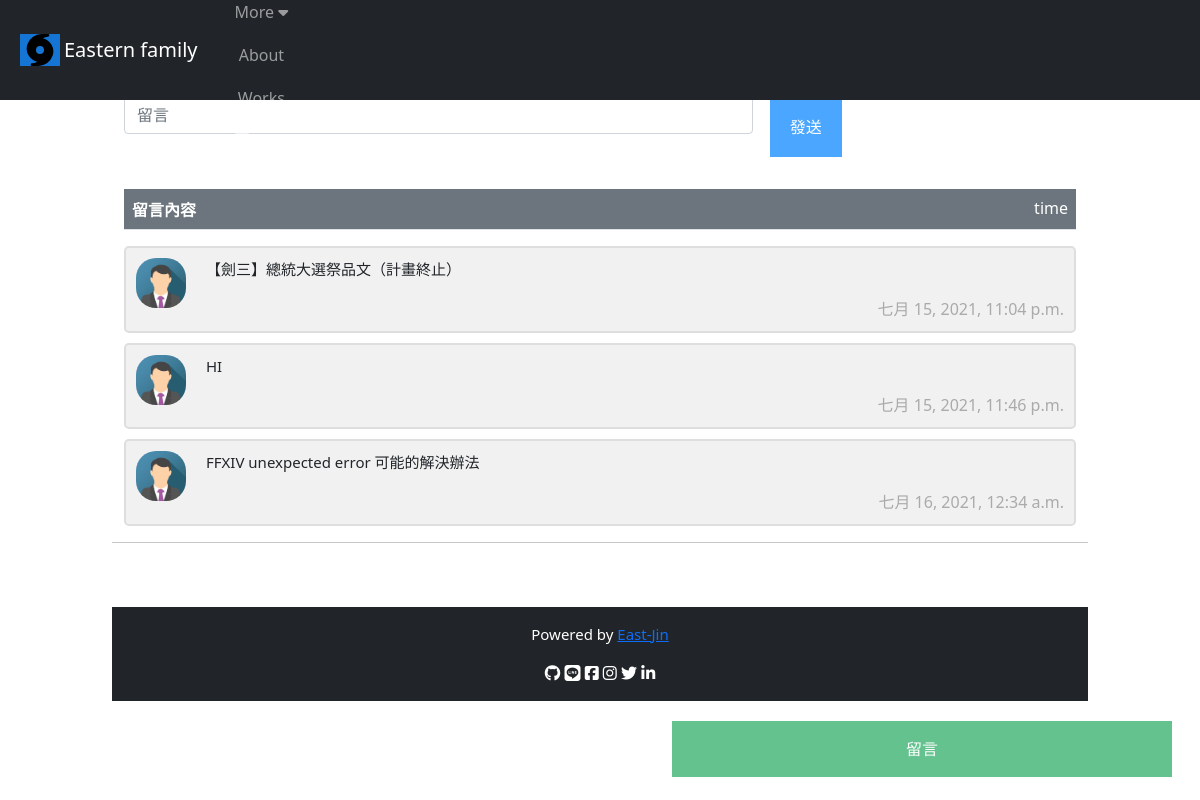
Page /note/ (signed in) on the earlier database version.
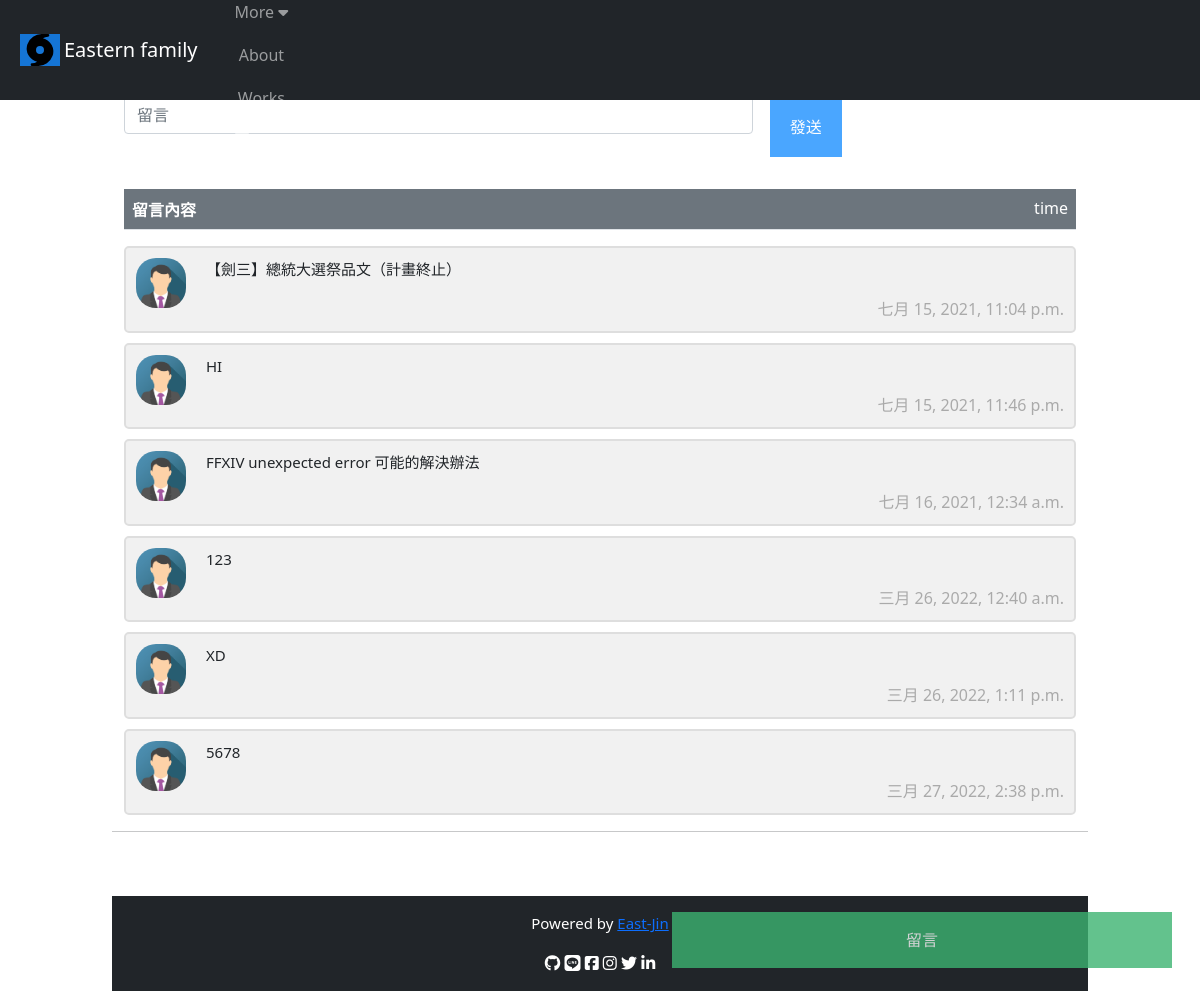
Same page on the later database version.
### mysite/models.py (models this page shows, shortened)
class Note(models.Model):
    title = models.CharField(max_length=300)
    pub_date = models.DateTimeField(default=timezone.now)

### mysite/views.py (the view)
# urls.py: path('note/', views.note),
@login_required(login_url="/login") #未登入就要求登入
def note(request): #留言板
	notes = Note.objects.all()
	return render(request, 'note.html', locals())

### templates/note.html (shortened to what this page needs)
﻿{% extends "base.html" %}
{% load static %}
{% block main %}
    <div class="container-sm mt-5">
        <form action="/addnote" method='POST' class="row g-3 pt-3">
            <div class="col-md-8">
                <input type="text" name="title" class="form-control" placeholder="留言" aria-labelby="title" size=20>
            </div>
            <div class="col-auto">
                <button type="submit" class="w3-padding bottonSub mb-3" style="font-size:16px">發送</button>
            </div>
        </form>
        <table class="table table-hover">
            <tr class="p-3 mb-2 bg-secondary text-white"><th scope="row">留言內容</th><td align="right">time</td></tr>
        </table>
        {% for note in notes %}
        <div class="container">
            <img src="{% static 'media/img/img_avatar.png' %}" alt="Avatar" class="avatar" style="width:100%;">
            <p>{{ note.title }}</p>
            <span class="time-right">{{ note.pub_date }}</span>
        </div>
        {% endfor %}
        <button class="open-button" onclick="openForm()">留言</button>
    </div>
    {% endblock %}

### templates/base.html (shortened to what this page needs)
﻿<!doctype html>
<html>
<head>
    {% load static %}
    <link rel="stylesheet" href="{% static 'css/bootstrap.min.css' %}">
</head>
        <body class="container-fluid mt-2">
            {% include "menu.html" %}
            {% block main %} {% endblock %}
            <hr>
            {% include "footer.html" %}
    </body>
</html>

### templates/menu.html (shortened to what this page needs)
{% load static %}
<nav class="navbar navbar-expand bg-dark navbar-dark fixed-top" style="max-height:100px">
    <div class="container-fluid">
        <a class="navbar-brand" href="#">
            <div class="d-flex align-items-center text-white rounded mx-2">
                <img class="d-inline-block bg-blue" src="{% static 'svg/logo.svg' %}" alt="logo" width="40" height="32">
                <div class="lh-1">
                    <span class="h5 text-white mx-1">Eastern family</span>
                </div>
            </div>
        </a>
        <div class="collapse navbar-collapse navbar-nav" id="navbarContent">
            <div class="w3-bar text-white">
                <li class="nav-item w3-dropdown-hover dropdown">
                    <button class="nav-link w3-padding btn" title="More">More <i class="fa fa-caret-down"></i></button>
                </li>
                <li class="nav-item">
                    <a href="/about" class="nav-link w3-bar-item btn botton w3-padding">About</a>
                </li>
                <li class="nav-item">
                    <a href="/photos" class="nav-link w3-bar-item btn botton w3-padding">Works</a>
                </li>
                <li class="nav-item d-flex align-items-center w3-right">
                    <a class="nav-link w3-bar-item btn botton w3-padding" data-bs-toggle="offcanvas" data-bs-target="#rOffcanvas" data-bs-toggle="tooltip" data-bs-placement="Bottom" title="MENU"><i class="fa fa-bars"></i></a>
                </li>
                <li class="nav-link w3-bar-item w3-right w3-padding">
                </li>
            </div>
        </div>
    </div>
</nav>

### templates/footer.html
﻿<div class="mt-4 p-3 bg-dark text-white text-center
     ">
    <p>Powered by <a href="/about/" target="_blank">East-Jin</a></p>
    <i class="fab fa-github w3-hover-opacity"></i>
    <i class="fab fa-line w3-hover-opacity"></i>
    <i class="fa fa-facebook-square w3-hover-opacity"></i>
    <i class="fa fa-instagram w3-hover-opacity"></i>
    <i class="fa fa-twitter w3-hover-opacity"></i>
    <i class="fa fa-linkedin w3-hover-opacity"></i>
</div>

### templates/base.html (style rules this page uses)
* { box-sizing: border-box; }
html, body, h1, h2, h3, h4, h5, h6 { font-family: "Roboto", sans-serif }
p { font-size: 15px; }
.bg-blue { background-color: #1575D5; }
.botton { font-size: 16px; padding: 18px 20px; margin: 1px 0.5px; border: none; background-color: #555555; color: #FFFFFF; text-align: center; opacity: 1; transition: 0.3s; cursor: pointer; }
.bottonSub { font-size: 16px; padding: 18px 20px; margin: 1px 0.5px; border: none; background-color: dodgerblue; color: #FFFFFF; text-align: center; opacity: 0.8; transition: 0.3s; font-size: 22px; cursor: pointer; }

### templates/note.html (style rules this page uses)
.container { border: 2px solid #dedede; background-color: #f1f1f1; border-radius: 5px; padding: 10px; margin: 10px 0; }
.avatar { vertical-align: middle; width: 50px; height: 50px; border-radius: 50%; }
body { max-width: 1000px; }
.container img { float: left; max-width: 50px; max-height: 50px; margin-right: 20px; border-radius: 40%; }
.container::after { content: ""; clear: both; display: table; }
.time-right { float: right; color: #aaa; }
.open-button { background-color: mediumseagreen; color: white; padding: 16px 20px; border: none; cursor: pointer; opacity: 0.8; position: fixed; bottom: 23px; right: 28px; width: 500px; }

Differences in the rows shown:
added Note: title "123", pub_date "三月 26, 2022, 12:40 a.m."
added Note: title "XD", pub_date "三月 26, 2022, 1:11 p.m."
added Note: title "5678", pub_date "三月 27, 2022, 2:38 p.m."
